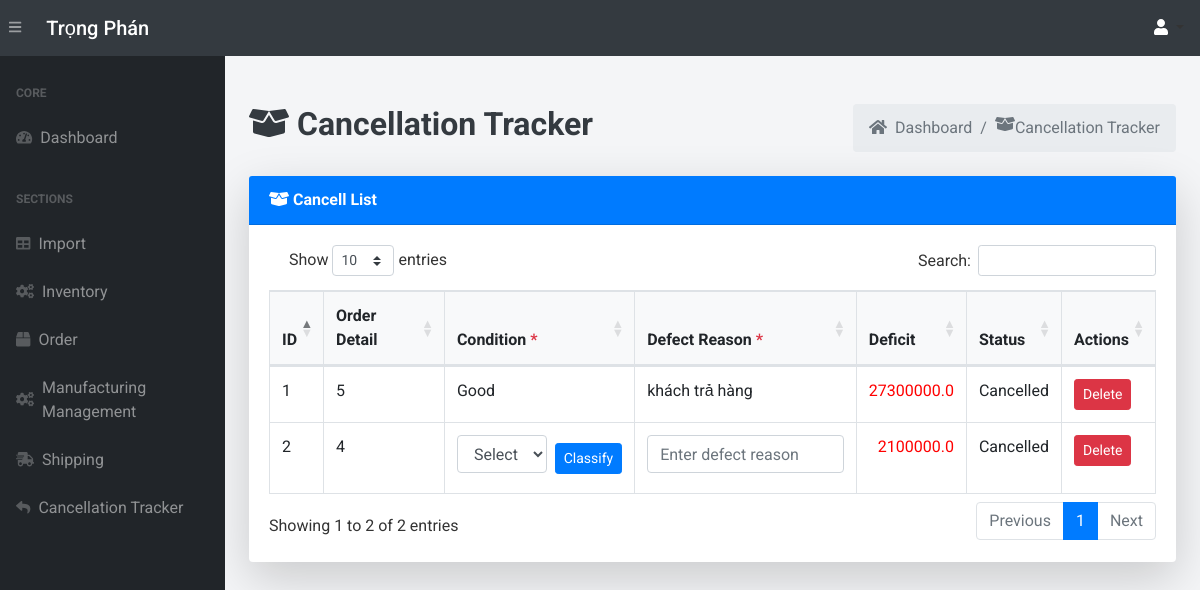
Page /returns/ (signed in) on the earlier database version.
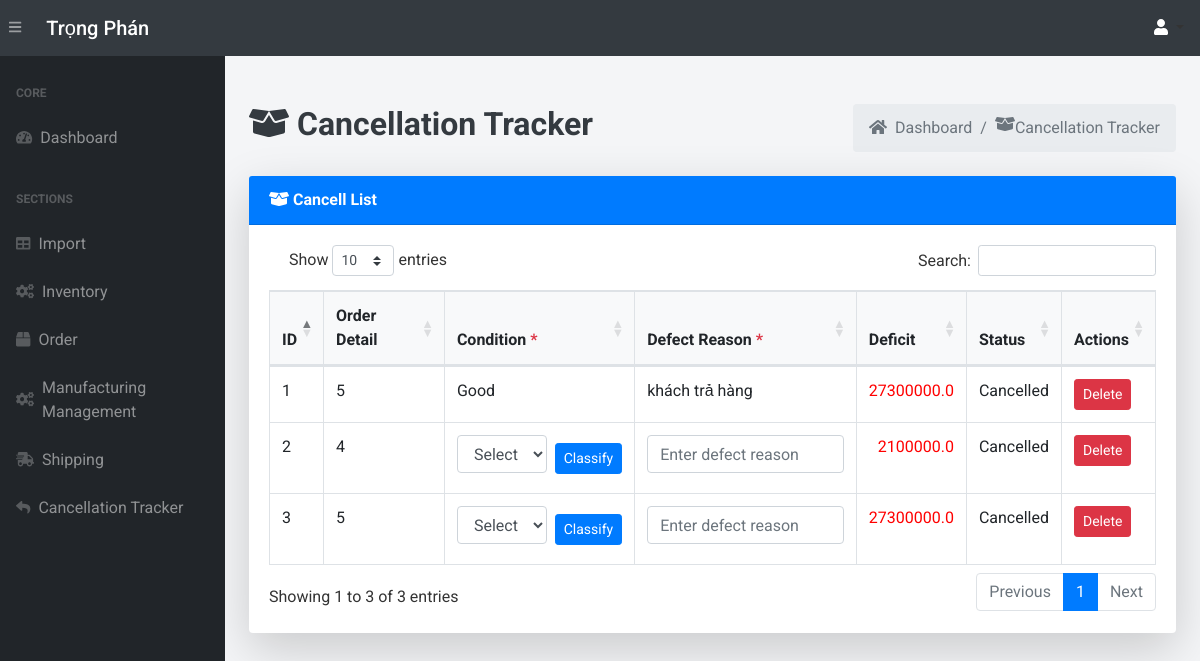
Same page on the later database version.
### app.py (models this page shows)
class ReturnRequest(db.Model):
    __tablename__ = 'return_requests'
    return_id = db.Column(db.Integer, primary_key=True)
    order_detail_id = db.Column(db.Integer, db.ForeignKey('order_details.order_detail_id'))
    return_status = db.Column(db.String(50), default='Pending')
    condition = db.Column(db.String(50))
    defect_reason = db.Column(db.String(255))
    inspection_date = db.Column(db.DateTime, default=vietnam_now)
    refund_method  = db.Column(db.String(100))
    quan = db.Column(db.Numeric(10, 2), nullable=False)
    order_detail = db.relationship('OrderDetail', backref='return_requests')

### app.py (the view)
@app.route('/returns/')
@login_required
def returns():
    return_request = ReturnRequest.query.all()
    shipping = Shipping.query.all()
    return render_template("returns.html",return_request=return_request, shipping=shipping  )

### app.py (called while the page is built, shortened)
@login_manager.user_loader
def load_user(user_id):
    return User.query.get(int(user_id))

def add_monthly_data():
    current_year = datetime.now().year
    months = [f"{current_year}-{str(month).zfill(2)}" for month in range(1, 4)]
    for month in months:
        existing_month_data = db.session.query(Order).filter(Order.order_date.like(f'{month}%')).first()
    db.session.commit()

@app.before_request
def initialize_data():
    add_monthly_data()

### templates/returns.html (shortened to what this page needs)
{% extends 'base.html' %}
{% block content %}
<main>
    <div class="container-fluid mt-5">
        <div class="d-flex justify-content-between align-items-center mb-4">
            <h1 class="text-dark font-weight-bold" style="font-size: 2rem;"><i class="fas fa-box-open"></i> Cancellation Tracker</h1>
            <ol class="breadcrumb mb-0">
                <li class="breadcrumb-item"><a href="/" class="text-decoration-none text-muted"><i class="fas fa-home mr-1"></i> Dashboard</a></li>
                <li class="breadcrumb-item active"><i class="fas fa-box-open"></i> Cancellation Tracker</li>
            </ol>
        </div>
        <div class="card shadow-lg border-0 mb-4">
            <div class="card-header bg-primary text-white font-weight-bold">
                <i class="fas fa-box-open"></i> Cancell List
            </div>
            <div class="card-body">
                <table class="table table-bordered table-hover" id="dataTable" width="100%" cellspacing="0">
                    <thead class="bg-light">
                        <tr>
                            <th>ID</th>
                            <th>Order Detail</th>
                            <th>Condition <span class="text-danger">*</span></th>
                            <th>Defect Reason <span class="text-danger">*</span></th>
                            <th>Deficit</th>
                            <th>Status</th>
                            <th>Actions</th>
                        </tr>
                    </thead>
                    <tbody>
                        {% for item in return_request %}
                        <tr>
                            <td>{{ item.return_id }}</td>
                            <td>{{ item.order_detail_id }}</td>
                            <td>
                                {% if item.condition is none %}
                                <form action="{{ url_for('classify_condition', return_id=item.return_id) }}" method="POST" class="d-flex align-items-center">
                                    <select name="condition" required class="form-control mb-2 mr-2" style="inline-size: none;">
                                        <option value="" disabled selected>Select</option>
                                    </select>
                                    <button type="submit" class="btn btn-primary btn-sm">Classify</button>
                                </form>
                                {% else %}
                                    {{ item.condition }}
                                {% endif %}
                            </td>
                            <td>
                                {% if not item.defect_reason %}
                                    <form action="{{ url_for('classify_defect_reason', return_id=item.return_id) }}" method="POST" class="d-flex flex-column align-items-start">
                                        <input type="text" name="defect_reason" placeholder="Enter defect reason" required class="form-control mb-2">
                                    </form>
                                {% else %}
                                    {{ item.defect_reason }}
                                {% endif %}
                            </td>
                            <td style="color: red; text-align: right;">
                                {{ item.refund_method  }}
                            </td>
                            <td>{{ item.return_status }}</td>
                            <td>
                                <form action="{{ url_for('delete_return', return_id=item.return_id) }}" method="POST">
                                    <button type="submit" class="btn btn-danger btn-sm">Delete</button>
                                </form>
                            </td>
                        </tr>
                        {% endfor %}
                    </tbody>
                </table>
            </div>
        </div>
    </div>
</main>
{% endblock %}

### templates/base.html (shortened to what this page needs)
<!DOCTYPE html>
<html lang="en">
<head>
    <link href="https://stackpath.bootstrapcdn.com/bootstrap/4.5.2/css/bootstrap.min.css" rel="stylesheet">
    <link href="https://cdnjs.cloudflare.com/ajax/libs/bootstrap-select/1.13.1/css/bootstrap-select.min.css" rel="stylesheet">
    <link href="https://cdnjs.cloudflare.com/ajax/libs/animate.css/4.1.1/animate.min.css" rel="stylesheet">
    <link href="https://cdn.datatables.net/1.10.20/css/dataTables.bootstrap4.min.css" rel="stylesheet" />
    <link rel="stylesheet" href="{{ url_for('static', filename='css/bootstrap/styles.css') }}">
</head>
<body class="sb-nav-fixed">
    <nav class="sb-topnav navbar navbar-expand navbar-dark bg-dark">
        <button class="btn btn-link btn-sm order-1 order-lg-0" id="sidebarToggle" href="#">
            <i class="fas fa-bars"></i>
        </button>
        <a class="navbar-brand" href="/">Trọng Phán</a>
        <div class="d-flex align-items-center ml-3 ml-lg-auto">
            <div class="dropdown">
                <span class="dropdown-toggle" id="userDropdown" data-toggle="dropdown" aria-haspopup="true" aria-expanded="false" style="cursor: pointer;">
                    <i class="fas fa-user" style="color:white"></i>
                </span>
            </div>
        </div>
    </nav>
    <div id="layoutSidenav">
        <div id="layoutSidenav_nav">
            <nav class="sb-sidenav accordion sb-sidenav-dark" id="sidenavAccordion">
                <div class="sb-sidenav-menu">
                    <div class="nav">
                        <div class="sb-sidenav-menu-heading">Core</div>
                        <a class="nav-link" href="/dashboard/">
                            <div class="sb-nav-link-icon"><i class="fas fa-tachometer-alt"></i></div>
                            Dashboard
                        </a>
                        <div class="sb-sidenav-menu-heading">Sections</div>
                        <a class="nav-link" href="/import/">
                            <div class="sb-nav-link-icon"><i class="fas fa-table"></i></div>
                            Import
                        </a>
                        <a class="nav-link" href="/inventory/">
                            <div class="sb-nav-link-icon"><i class="fas fa-cogs"></i></div>
                            Inventory
                        </a>
                        <a class="nav-link" href="/order/">
                            <div class="sb-nav-link-icon"><i class="fas fa-box"></i></div>
                            Order
                        </a>
                        <a class="nav-link" href="/view-product-batches/">
                            <div class="sb-nav-link-icon"><i class="fas fa-cogs"></i></div>
                            Manufacturing Management
                        </a>
                        <a class="nav-link" href="/shipping-queue/">
                            <div class="sb-nav-link-icon"><i class="fas fa-shipping-fast"></i></div>
                            Shipping
                        </a>
                        <a class="nav-link" href="/returns">
                            <div class="sb-nav-link-icon"><i class="fas fa-reply"></i></div>
                            Cancellation Tracker
                        </a>
                    </div>
                </div>
            </nav>
        </div>
        <div id="layoutSidenav_content">
            {% block content %}{% endblock %}
        </div>
    </div>
    <link href="https://cdn.jsdelivr.net/npm/select2@4.1.0-rc.0/dist/css/select2.min.css" rel="stylesheet" />
</body>
</html>

### templates/base.html (style rules this page uses)
body { font-family: 'Roboto', sans-serif; background-color: #f4f5f7; color: #333; }
.navbar { background-color: #007bff; }
.navbar a { color: white !important; font-weight: 500; }
.sb-nav-link-icon { color: #28a745; }
.sb-sidenav-dark { background-color: #212529; }
.sb-sidenav-menu-heading { color: #f8f9fa; text-transform: uppercase; font-weight: bold; }
#dataTable { width: 100% !important; margin-top: 20px; }

Differences in the rows shown:
added ReturnRequest: return_id "3", order_detail_id "5", refund_method "27300000.0", return_status "Cancelled"
Other differences:
text written by a page script: "Show entries Search: Showing 1 to 2 of 2 entries Previous 1 Next" → "Show entries Search: Showing 1 to 3 of 3 entries Previous 1 Next"
